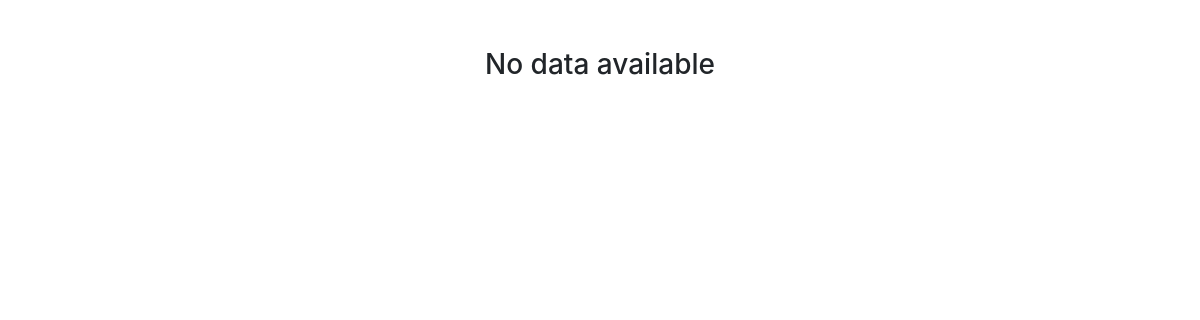
/list_pacients/ (signed in), run on an earlier commit of the app's database.
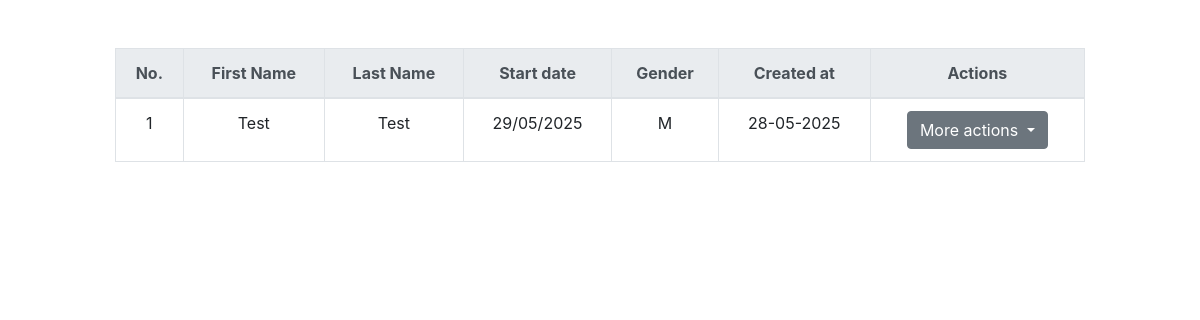
And on a later commit of the database.
### pacienti/models.py (models this page shows, shortened)
class Pacient(models.Model):
    gender_option = [
        ('M', 'Male'),
        ('F', 'Female'),
        ('O', 'Other'),
    ]
    location_option = [
        ('L', 'Location'),
        ('C', 'Call')
    ]
    first_name = models.CharField(max_length=50)
    last_name = models.CharField(max_length=50)
    email = models.EmailField(unique=True)
    phone = models.CharField(max_length=50)
    gender = models.CharField(max_length=50, choices=gender_option)
    location = models.CharField(max_length=50, choices=location_option)
    start_date = models.DateField()
    created_at = models.DateField(auto_now_add=True)
    updated_at = models.DateField(auto_now_add=True)

### pacienti/views.py (the view)
# urls.py: path('list_pacients/', views.PacientListView.as_view(), name='list-pacients'),
class PacientListView(LoginRequiredMixin, ListView):
    template_name = 'pacienti/list_of_pacienti.html'
    model = Pacient
    context_object_name = 'all_pacients'
    def get_queryset(self):
        return Pacient.objects.all()

### templates/pacienti/list_of_pacienti.html (shortened to what this page needs)
<!DOCTYPE html>
<html lang="en">
<head>
    <link rel="stylesheet" href="https://stackpath.bootstrapcdn.com/bootstrap/4.5.2/css/bootstrap.min.css">
</head>
<body>
    <div class="container-fluid mt-5">
        <div class="row justify-content-center">
            <div class="col-md-10">
                {%if all_pacients%}
                <div class="table-responsive">
                    <table class="table table-bordered table-hover text-center">
                        <thead class="thead-light">
                            <tr>
                                <th>No.</th>
                                <th>First Name</th>
                                <th>Last Name</th>
                                <th>Start date</th>
                                <th>Gender</th>
                                <th>Created at</th>
                                <th>Actions</th>
                            </tr>
                        </thead>
                        <tbody>
                            {%for pacient in all_pacients%}
                            <tr>
                                <td>{{ forloop.counter }}</td>
                                <td>{{ pacient.first_name }}</td>
                                <td>{{ pacient.last_name }}</td>
                                <td>{{ pacient.start_date|date:"d/m/Y" }}</td>
                                <td>{{ pacient.gender }}</td>
                                <td>{{ pacient.created_at|date:'d-m-Y' }}</td>
                                <td>
                                    <div class="dropdown">
                                        <button class="btn btn-secondary dropdown-toggle" type="button"
                                                data-bs-toggle="dropdown" aria-expanded="false">
                                                More actions
                                        </button>
                                    </div>
                                </td>
                            </tr>
                        {% endfor%}
                        </tbody>
                    </table>
                </div>
            {%else%}
                <div>
                    <h3 class="text-center">No data available</h3>
                </div>
            {%endif%}
            </div>
        </div>
    </div>
</body>
</html>

What changed in the data, as far as the page shows it:
added Pacient: first_name "Test", last_name "Test", start_date "29/05/2025", gender "M", created_at "28-05-2025"
Also different on the page:
text no longer shown: "No data available"
text now shown: "No. First Name Last Name Start date Gender Created at Actions"
